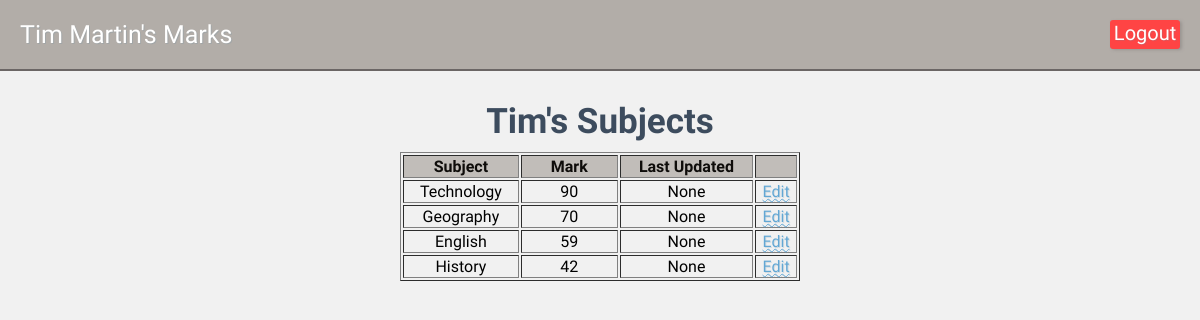
The app's page /student/1 (signed in) with its own data.
### tables this page shows
CREATE TABLE "students"(id INTEGER PRIMARY KEY AUTOINCREMENT,
"firstname" TEXT NOT NULL,
"lastname" TEXT NOT NULL);

CREATE TABLE "marks"(id INTEGER PRIMARY KEY AUTOINCREMENT,
student_id INTEGER, `subject_id` INTEGER,
subject TEXT NOT NULL,
"marks" INTEGER,
last_updated TIMESTAMP DEFAULT CURRENT_TIMESTAMP);

### app.py (the view)
@app.route('/student/<int:student_id>')
def student(student_id):
    if 'user_id' not in session:
        return redirect(url_for('login'))
    db = get_db()
    student = db.execute(
        'SELECT * FROM students WHERE id = ?',
        (student_id,)).fetchone()
    marks = db.execute(
        'SELECT id, subject, marks as mark, last_updated FROM Marks WHERE student_id = ? ORDER BY marks DESC',
        (student_id,)).fetchall()
    edit_mark_id = request.args.get('edit')
    return render_template('student.html', student=student, marks=marks, edit_mark_id=edit_mark_id)

### app.py (called while the page is built)
def get_db():
    db = sqlite3.connect('database/student_mark.db')
    db.row_factory = sqlite3.Row
    return db

### templates/student.html
{% extends "base.html" %}
{% block text %}
{{ student['firstname'] }} {{ student['lastname'] }}'s Marks
{% endblock text %}
{% block content %}
<h2 class="heading2">{{student['firstname']}}'s Subjects</h2>
<table border="1">
    <thead>
        <tr>
            <th>Subject</th>
            <th>Mark</th>
            <th>Last Updated</th>
            <th></th>
        </tr>
    </thead>
    <tbody>
        {% for mark in marks %}
        <tr>
            <td>{{ mark['subject'] }}</td>
            <td>{{ mark['mark'] }}</td>
            <td>{{ mark['last_updated'] }}</td>
            <td>
                {% if edit_mark_id and edit_mark_id|int == mark['id'] %}
                <form action="{{ url_for('edit_mark', mark_id=mark['id']) }}" method="post"
                    style="display:flex; gap:6px; align-items:center;">
                    <span s>{{ mark['subject'] }}</span>
                    <input name="mark" type="number" min="0" max="100" value="{{ mark['mark'] }}" required>
                    <button type="submit">Save</button>
                    <a href="{{ url_for('student', student_id=student['id']) }}" style="margin-left:6px;">Cancel</a>
                </form>
                {% else %}
                <a href="{{ url_for('student', student_id=student['id'], edit=mark['id']) }}">Edit</a>
                {% endif %}
            </td>
        </tr>
        {% endfor %}
    </tbody>
</table>
{% endblock content %}

### static/css/style.css (style rules this page uses)
body { margin: 0; padding: 0; font-family: "Nunito"; background-image:url('https://imgh.in/host/sce4o3'); background-repeat:repeat; background-size:40%; background-color: #f0f0f0ec; background-blend-mode: lighten; }
.heading2 { margin-top:-10px; padding:0; color:#3d4c5e; text-align:center; align-items: center; font-size:35px; margin-bottom:0px; }
* { box-sizing: border-box; }
table { margin-left:auto; margin-right:auto; margin-top:10px; width:400px; }
th { background-color: #756b6164; color:rgb(14, 12, 10); }
tr { text-align:center; }
table td:nth-child(2) { width:25%; }
a { text-decoration: underline wavy 0.5px; color: #62a7d4; text-shadow: 1px 1px #658ca734; }

### records on screen
students: firstname "Tim", lastname "Martin"
marks: subject "Technology", mark "90", last_updated "None"
marks: subject "Geography", mark "70", last_updated "None"
marks: subject "English", mark "59", last_updated "None"
marks: subject "History", mark "42", last_updated "None"
